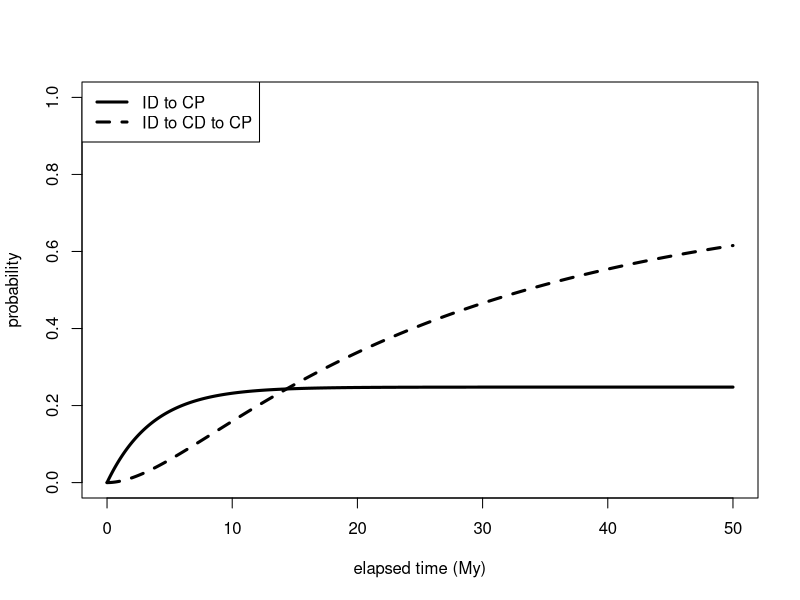
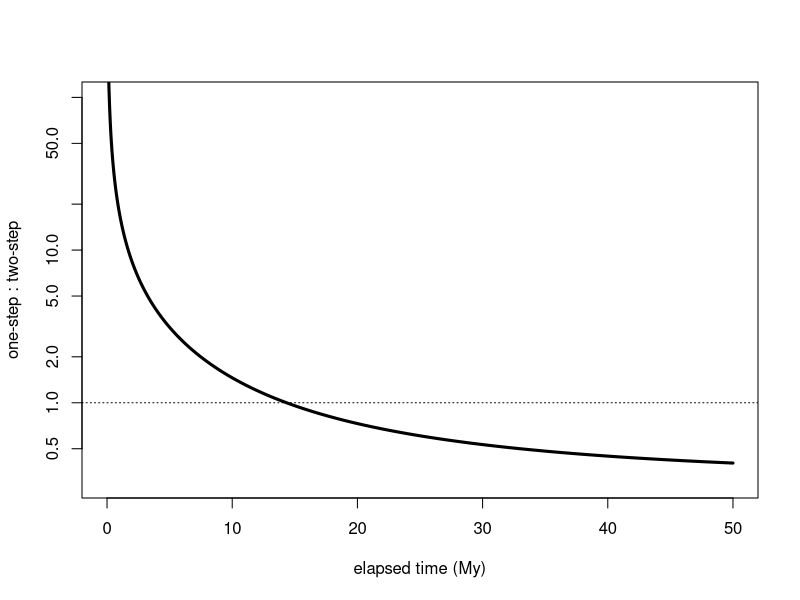
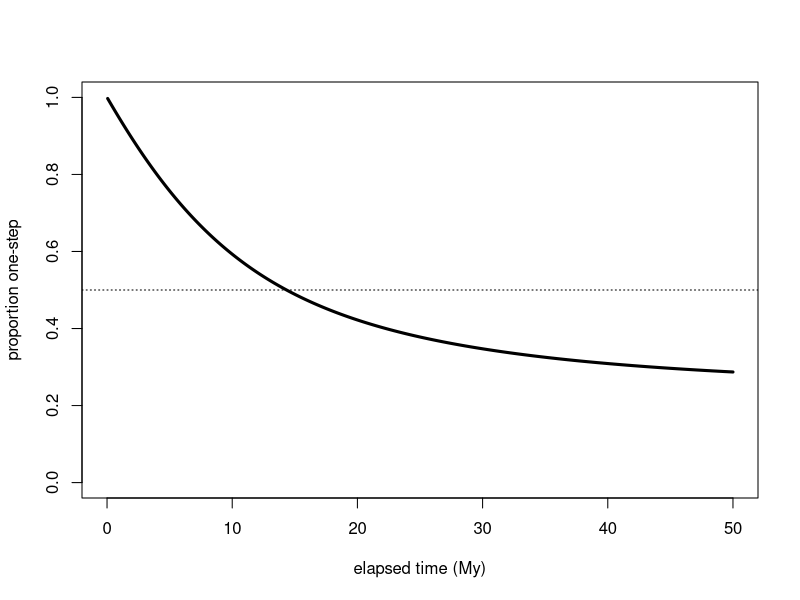
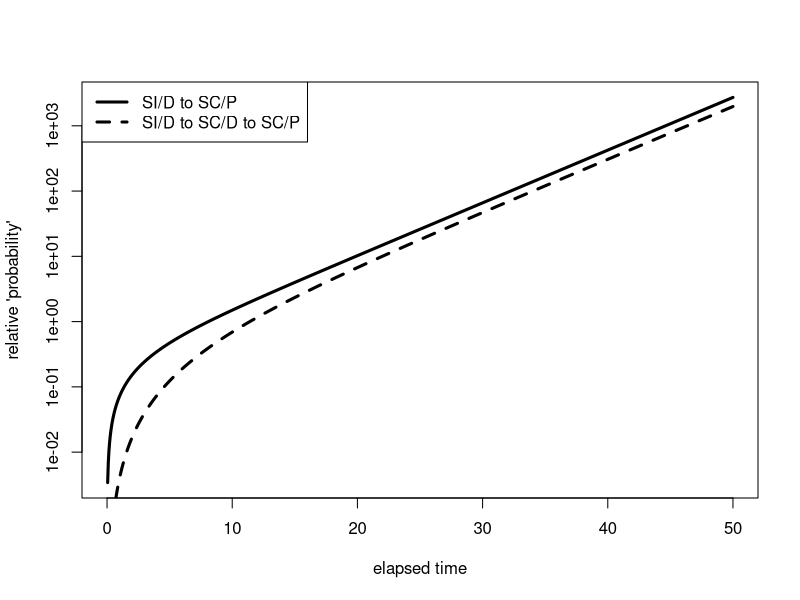
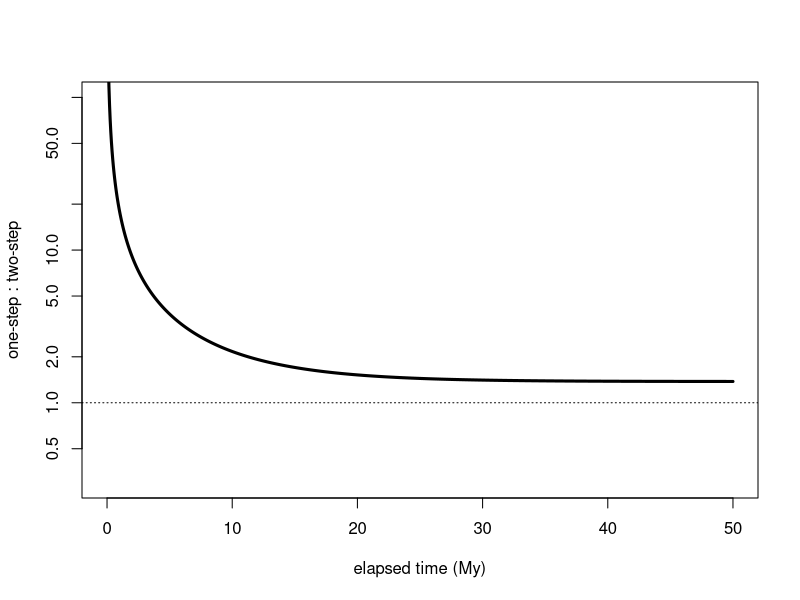
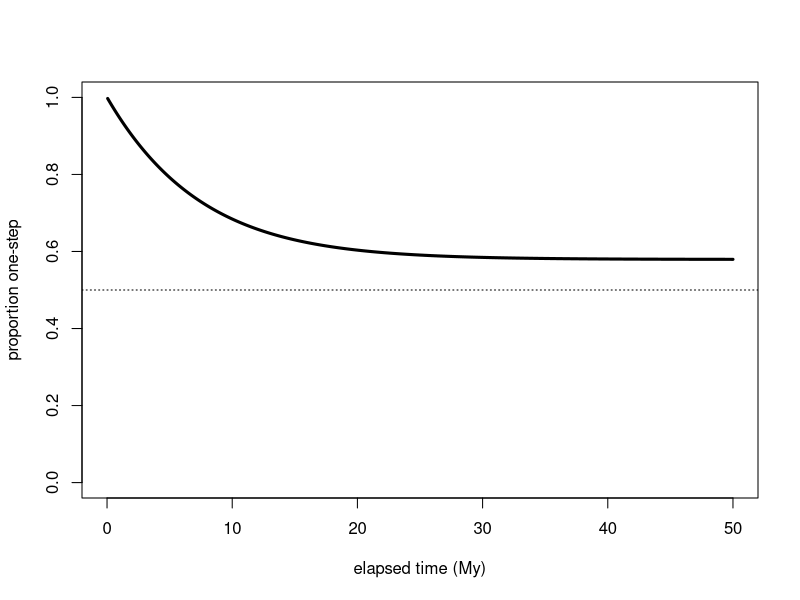
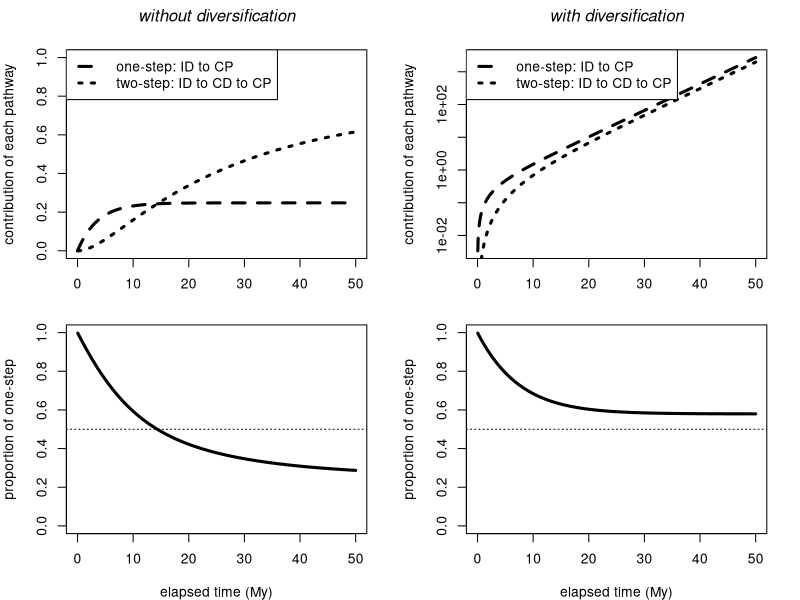

Source code (R) for these figures, in order:
#--------------------------------------------------
# method 1: P = exp(Q t)
#-------------------------------------------------- 
library(rmutil)  # contains mexp()
path.probs1 <- function(t, Q)
{
    P <- mexp(Q * t)
    
    ans <- c(P[1,3], P[1,4])
    names(ans) <- c("Wa", "Wb")

    return(ans)
}

# Note: The matrix exponential function is also available in the msm library as
# MatrixExp(), but that seems to perform poorly for large t.  So use mexp here, 
# but also check with method 2 when assuming irreversibility.

#--------------------------------------------------
# method 2: P_14a and P_14b
#-------------------------------------------------- 
path.probs2 <- function(t, q13, q14, q34)
{
    q134 <- q13 + q14
    e1t <- exp(-q134 * t)

    ppa <- q14 / q134 * (1 - e1t)

    if (abs(q34 - q13 - q14) > 1e-10)
    {
        ppb <- q13 / q134 * 
              (1 - 1/(q134-q34) * (q134 * exp(-q34*t) - q34 * e1t) )
    } else
    {
        ppb <- q13 / q34 * (1 - (1 + q34 * t) * exp(-q34 * t))
    }

    ans <- c(ppa, ppb)
    names(ans) <- c("Wa", "Wb")

    return(ans)
}

#--------------------------------------------------
# usage
#-------------------------------------------------- 

# 1 = SI, D
# 3 = SC, D
# 4 = SC, P
# Wa = 1 -> 4
# Wb = 1 -> 3 -> 4

# MAP values from EstimatesIDCDPnodelta.csv
q14 <- 0.0681          # ID -> CP, rho_I
q13 <- 0.2066          # ID -> CD, q_IC
q34 <- 0.0370          # CD -> CP, rho_C
q41 <- q31 <- q43 <- 0 # irreversible

# Q is only needed for method 1
Q <- matrix(c(
        -q13 - q14,  q13,        q14,  0,
        q31,        -q31 - q34,  0,    q34,
        q41,         0,         -q41,  0,
        0,           q43,        0,   -q43
        ), byrow=TRUE, nrow=4)

tmax <- 50
times <- seq(0, tmax, tmax/1000)

# pp$Wa is W_a(t), and pp$Wb is W_b(t)
# choose one of these:
pp <- as.data.frame(t(sapply(times, path.probs2, q13, q14, q34)))
pp <- as.data.frame(t(sapply(times, path.probs1, Q)))

# plot
plot(times, pp$Wa, type="l", lwd=3, xlab="elapsed time (My)", ylab="probability", ylim=c(0,1))
lines(times, pp$Wb, lwd=3, lty=2)
legend("topleft", c("ID to CP", "ID to CD to CP"), lty=c(1, 2), lwd=3)

plot(times, pp$Wa/pp$Wb, log="y", type="l", lwd=3, xlab="elapsed time (My)", ylab="one-step : two-step", ylim=c(0.3, 100))
abline(h=1, lty=3)

plot(times, pp$Wa / (pp$Wa + pp$Wb), type="l", lwd=3, xlab="elapsed time (My)", ylab="proportion one-step", ylim=c(0,1))
abline(h=0.5, lty=3)

### Try with diversification ###

r1 <-  0.4607
r3 <-  0.0684
r4 <- -0.0877

Qd <- matrix(c(
       -q13 - q14 + r1,  q13,             q14,       0,
        q31,            -q31 - q34 + r3,  0,         q34,
        q41,             0,              -q41 + r4,  0,
        0,               q43,             0,        -q43 + r4
        ), byrow=TRUE, nrow=4)

ppd <- as.data.frame(t(sapply(times, path.probs1, Qd)))

plot(times, ppd$Wa, type="l", lwd=3, xlab="elapsed time", ylab="relative 'probability'", log="y")
lines(times, ppd$Wb, lwd=3, lty=2)
legend("topleft", c("SI/D to SC/P", "SI/D to SC/D to SC/P"), lty=c(1, 2), lwd=3)

plot(times, ppd$Wa/ppd$Wb, log="y", type="l", lwd=3, xlab="elapsed time (My)", ylab="one-step : two-step", ylim=c(0.3, 100))
abline(h=1, lty=3)

plot(times, ppd$Wa / (ppd$Wa + ppd$Wb), type="l", lwd=3, xlab="elapsed time (My)", ylab="proportion one-step", ylim=c(0,1))
abline(h=0.5, lty=3)

#--------------------------------------------------
# Final plot
#--------------------------------------------------

pdf(file="../manuscript/pathways.pdf", width=8, height=7)
par(mfrow=c(2,2), mar=c(4,4,0,2), oma=c(0,0,3,0))

# trans only
plot(times, pp$Wa, type="l", lty=2, lwd=3, xlab="", ylab="contribution of each pathway", ylim=c(0,1))
lines(times, pp$Wb, lwd=3, lty=3)
legend("topleft", c("one-step: ID to CP", "two-step: ID to CD to CP"), lty=c(2, 3), lwd=3)
mtext("without diversification", line=1.5, font=3)

# with div
plot(times, ppd$Wa, type="l", lty=2, lwd=3, xlab="", ylab="contribution of each pathway", log="y")
lines(times, ppd$Wb, lwd=3, lty=3)
legend("topleft", c("one-step: ID to CP", "two-step: ID to CD to CP"), lty=c(2, 3), lwd=3)
mtext("with diversification", line=1.5, font=3)

# trans only
plot(times, pp$Wa / (pp$Wa + pp$Wb), type="l", lwd=3, xlab="elapsed time (My)", ylab="proportion of one-step", ylim=c(0,1))
abline(h=0.5, lty=3)

# with div
plot(times, ppd$Wa / (ppd$Wa + ppd$Wb), type="l", lwd=3, xlab="elapsed time (My)", ylab="proportion of one-step", ylim=c(0,1))
abline(h=0.5, lty=3)

dev.off()
